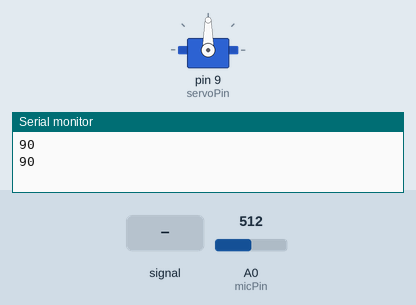
Recording of a sketch running on a simulated Arduino Uno, built with avr-gcc and run on an emulated ATmega328P. Parts: servo, the last lines printed to the serial monitor. The inputs (shaded band) are chosen by the test bench; at power-on: A0 (micPin) = 512.

Above: at 1.9 s.
2.0 s: A0 (micPin) set to 80
At 3.5 s:
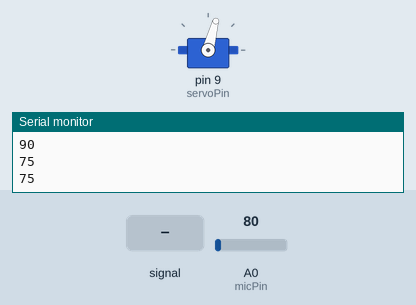
3.8 s: A0 (micPin) set to 20
At 5.2 s:
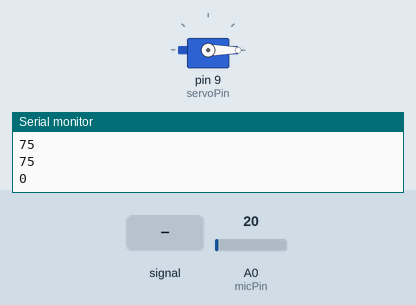
5.9 s: A0 (micPin) set to 100
At 6.8 s:
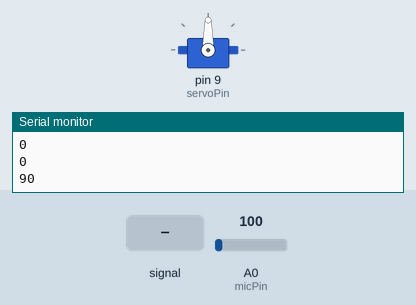
8.0 s: A0 (micPin) fed a 200 Hz sine of ±81 counts around its level
At 12.0 s:
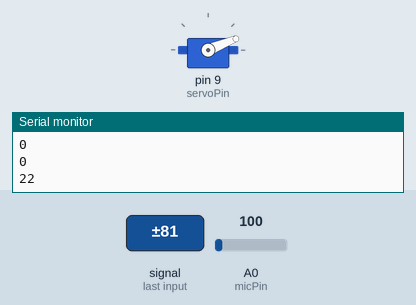
12.2 s: A0 (micPin) set to 0
Timing chart, 0 to 15.2 s (numbered marks = the images above; inputs shaded):
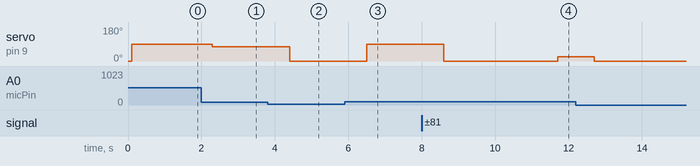

The sketch:

sketch_flapsWhenBlowed_servo.ino
```cpp
#include <Servo.h>

Servo myServo;

const int micPin = A0;        // Analog pin for CZ-N15E
const int servoPin = 9;       // Servo signal pin
const int threshold = 100;    // Blow strength limit
const int initServoAngle = 0;
const int maxflappingAngle = 30;

int servoAngle = 0;

const int sensorMin = 30;
const int sensorMax = 90;


bool triggered = false;

void setup() {
  Serial.begin(9600);
  myServo.attach(servoPin);
  //myServo.write(servoAngle);  // Start position
  myServo.write(initServoAngle);
}

void loop() {

  int sensorValue = analogRead(micPin);

  if (!triggered) {
    myServo.write(initServoAngle);
    triggered = true;
  }

  // Keep value in a safe range
  sensorValue = constrain(sensorValue, sensorMin, sensorMax);

  // Convert blow strength → servo angle
  int angle = map(sensorValue, sensorMin, sensorMax, 0, 90);
  Serial.println(angle);   // Useful for tuning threshold

  if (sensorValue > sensorMin) {
     delay(100);
  }

  myServo.write(angle);
  delay(1000);

}
```

Measured:
- after the input at 2.0 s, servo on pin 9 (servoPin): 90° → 75° after 0.30 s
- after the input at 3.8 s, servo on pin 9 (servoPin): 75° → 0° after 0.60 s
- after the input at 5.9 s, servo on pin 9 (servoPin): 0° → 90° after 0.60 s
- after the input at 8.0 s, servo on pin 9 (servoPin): 90° → 0° after 0.60 s, → 22° 3.1 s later
